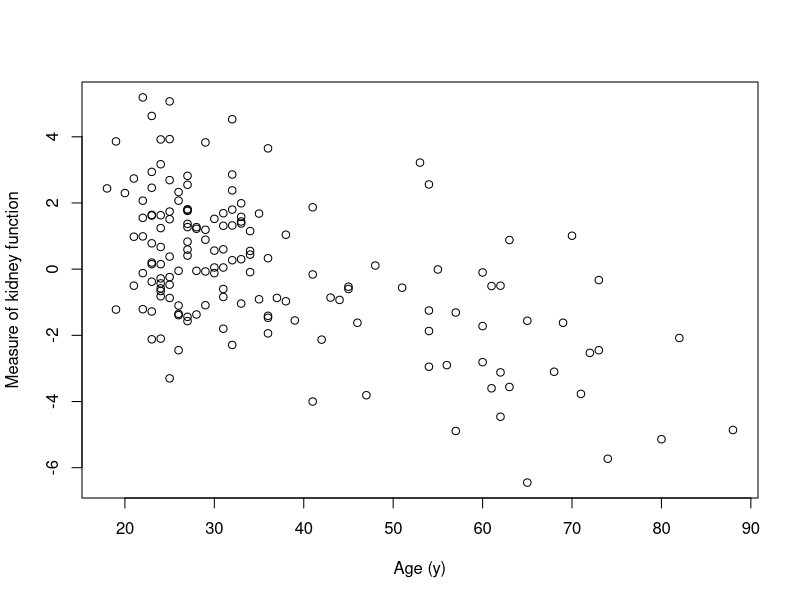
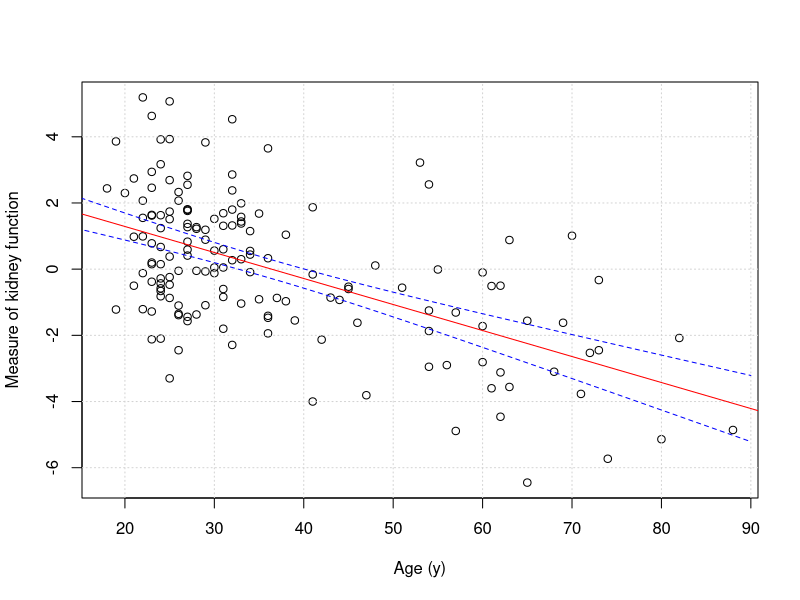
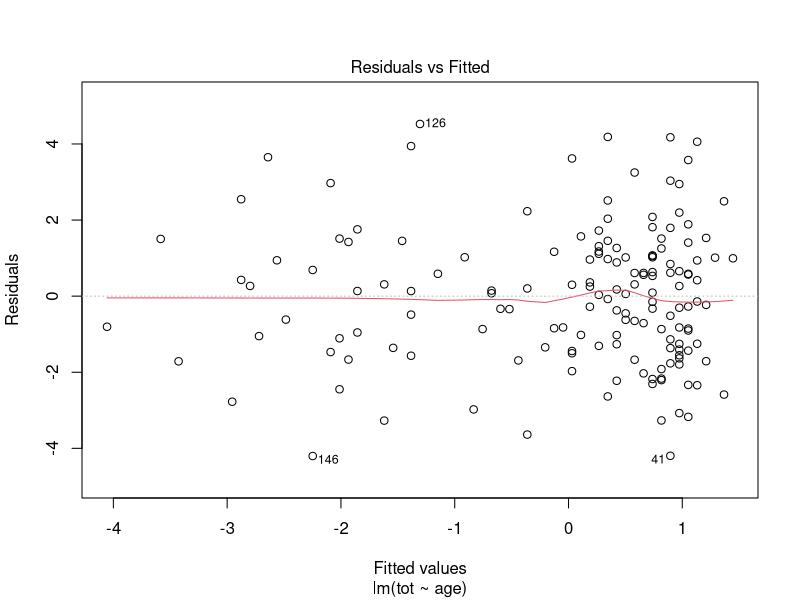
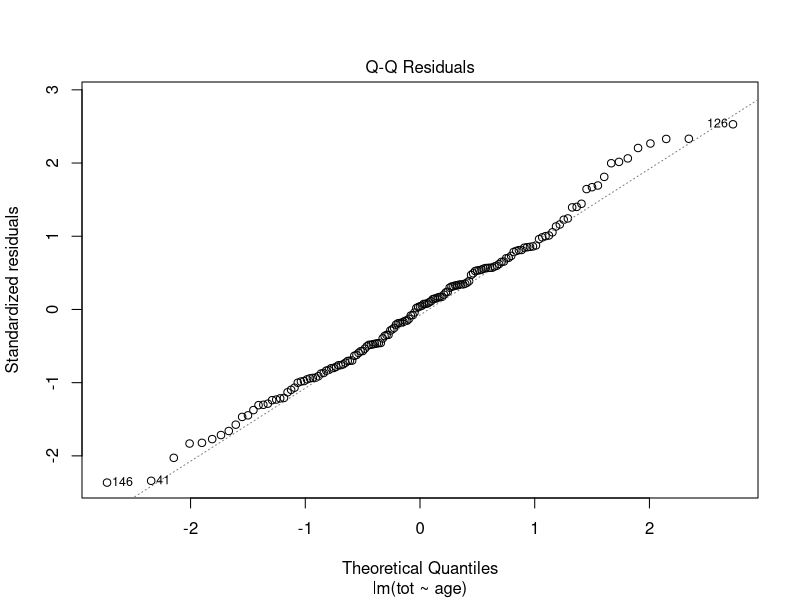

Recreate these plots in R, in order.
## -----------------------------------------------------------------------------
mydta<-read.csv("kidney.txt", sep=" ") #columns separated by whitespace, not commar
head(mydta)


## -----------------------------------------------------------------------------
png(file="plot-kidney.png")
plot(mydta$age, mydta$tot, xlab="Age (y)", ylab="Measure of kidney function")
dev.off()


## -----------------------------------------------------------------------------
myreg<-lm(tot~age, mydta)
summary(myreg)
round(confint(myreg)*10,2)


## -----------------------------------------------------------------------------
round(predict(myreg, newdata=data.frame(age=70)),1)


## -----------------------------------------------------------------------------
png('plot-kidney-reg1.png')
plot(mydta$age, mydta$tot, xlab="Age (y)", ylab="Measure of kidney function")
grid()
abline(myreg, col="red")
newx <- seq(1, 90, by=0.2)
conf_interval <- predict(myreg, newdata=data.frame(age=newx), interval="confidence",level = 0.95)
lines(newx, conf_interval[,2], col="blue", lty=2)
lines(newx, conf_interval[,3], col="blue", lty=2)
dev.off()


## -----------------------------------------------------------------------------
## Standard R diagnostic plots for linear regression
png("plot-kidney-reg2.png")
plot(myreg,1)
dev.off()

png("plot-kidney-reg3.png")
plot(myreg,2)
dev.off()


## -----------------------------------------------------------------------------
cor.test(mydta$age, mydta$tot)


## -----------------------------------------------------------------------------
cor.test(mydta$age, mydta$tot, method="spearman")

